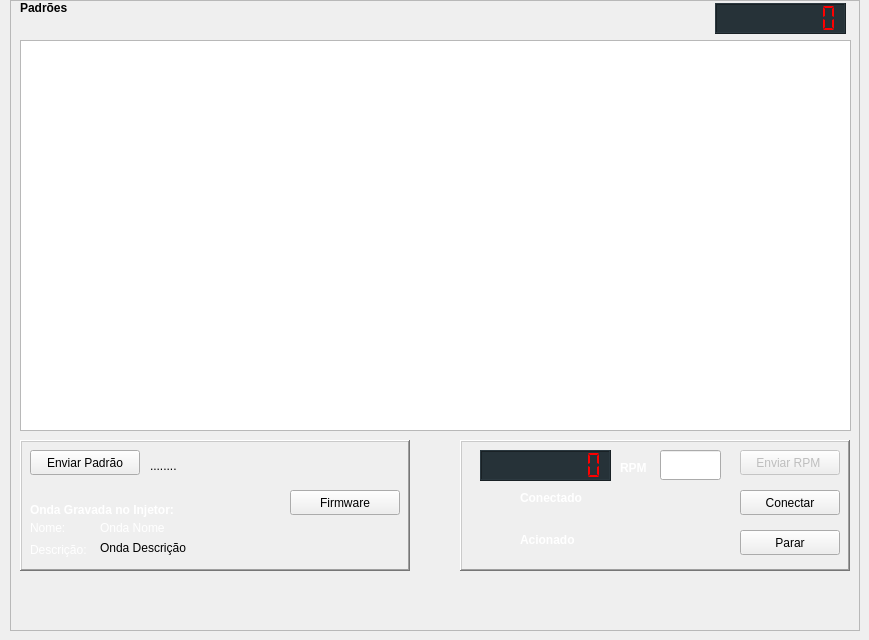
    <widget class="QWidget" name="tabPrincipal">
     <attribute name="title">
      <string>Injetor</string>
     </attribute>
     <widget class="QFrame" name="frame">
      <property name="enabled">
       <bool>true</bool>
      </property>
      <property name="geometry">
       <rect>
        <x>10</x>
        <y>0</y>
        <width>850</width>
        <height>631</height>
       </rect>
      </property>
      <property name="sizePolicy">
       <sizepolicy hsizetype="Expanding" vsizetype="Expanding">
        <horstretch>0</horstretch>
        <verstretch>0</verstretch>
       </sizepolicy>
      </property>
      <property name="styleSheet">
       <string notr="true"/>
      </property>
      <property name="frameShape">
       <enum>QFrame::StyledPanel</enum>
      </property>
      <property name="frameShadow">
       <enum>QFrame::Raised</enum>
      </property>
      <widget class="QLabel" name="label">
       <property name="geometry">
        <rect>
         <x>10</x>
         <y>0</y>
         <width>71</width>
         <height>16</height>
        </rect>
       </property>
       <property name="font">
        <font>
         <weight>75</weight>
         <bold>true</bold>
        </font>
       </property>
       <property name="text">
        <string>Padrões </string>
       </property>
      </widget>
      <widget class="QLCDNumber" name="lcdTime">
       <property name="geometry">
        <rect>
         <x>705</x>
         <y>3</y>
         <width>131</width>
         <height>31</height>
        </rect>
       </property>
       <property name="palette">
        <palette>
         <active>
          <colorrole role="WindowText">
           <brush brushstyle="SolidPattern">
            <color alpha="255">
             <red>255</red>
             <green>0</green>
             <blue>0</blue>
            </color>
           </brush>
          </colorrole>
          <colorrole role="Button">
           <brush brushstyle="SolidPattern">
            <color alpha="255">
             <red>38</red>
             <green>50</green>
             <blue>56</blue>
            </color>
           </brush>
          </colorrole>
          <colorrole role="Text">
           <brush brushstyle="SolidPattern">
            <color alpha="255">
             <red>255</red>
             <green>0</green>
             <blue>0</blue>
            </color>
           </brush>
          </colorrole>
          <colorrole role="ButtonText">
           <brush brushstyle="SolidPattern">
            <color alpha="255">
             <red>255</red>
             <green>0</green>
             <blue>0</blue>
            </color>
           </brush>
          </colorrole>
          <colorrole role="Base">
           <brush brushstyle="SolidPattern">
            <color alpha="255">
             <red>38</red>
             <green>50</green>
             <blue>56</blue>
            </color>
           </brush>
          </colorrole>
          <colorrole role="Window">
           <brush brushstyle="SolidPattern">
            <color alpha="255">
             <red>38</red>
             <green>50</green>
             <blue>56</blue>
            </color>
           </brush>
          </colorrole>
         </active>
         <inactive>
          <colorrole role="WindowText">
           <brush brushstyle="SolidPattern">
            <color alpha="255">
             <red>255</red>
             <green>0</green>
             <blue>0</blue>
            </color>
           </brush>
          </colorrole>
          <colorrole role="Button">
           <brush brushstyle="SolidPattern">
            <color alpha="255">
             <red>38</red>
             <green>50</green>
             <blue>56</blue>
            </color>
           </brush>
          </colorrole>
          <colorrole role="Text">
           <brush brushstyle="SolidPattern">
            <color alpha="255">
             <red>255</red>
             <green>0</green>
             <blue>0</blue>
            </color>
           </brush>
          </colorrole>
          <colorrole role="ButtonText">
           <brush brushstyle="SolidPattern">
            <color alpha="255">
             <red>255</red>
             <green>0</green>
             <blue>0</blue>
            </color>
           </brush>
          </colorrole>
          <colorrole role="Base">
           <brush brushstyle="SolidPattern">
            <color alpha="255">
             <red>38</red>
             <green>50</green>
             <blue>56</blue>
            </color>
           </brush>
          </colorrole>
          <colorrole role="Window">
           <brush brushstyle="SolidPattern">
            <color alpha="255">
             <red>38</red>
             <green>50</green>
             <blue>56</blue>
            </color>
           </brush>
          </colorrole>
         </inactive>
         <disabled>
          <colorrole role="WindowText">
           <brush brushstyle="SolidPattern">
            <color alpha="255">
             <red>255</red>
             <green>0</green>
             <blue>0</blue>
            </color>
           </brush>
          </colorrole>
          <colorrole role="Button">
           <brush brushstyle="SolidPattern">
            <color alpha="255">
             <red>38</red>
             <green>50</green>
             <blue>56</blue>
            </color>
           </brush>
          </colorrole>
          <colorrole role="Text">
           <brush brushstyle="SolidPattern">
            <color alpha="255">
             <red>255</red>
             <green>0</green>
             <blue>0</blue>
            </color>
           </brush>
          </colorrole>
          <colorrole role="ButtonText">
           <brush brushstyle="SolidPattern">
            <color alpha="255">
             <red>255</red>
             <green>0</green>
             <blue>0</blue>
            </color>
           </brush>
          </colorrole>
          <colorrole role="Base">
           <brush brushstyle="SolidPattern">
            <color alpha="255">
             <red>38</red>
             <green>50</green>
             <blue>56</blue>
            </color>
           </brush>
          </colorrole>
          <colorrole role="Window">
           <brush brushstyle="SolidPattern">
            <color alpha="255">
             <red>38</red>
             <green>50</green>
             <blue>56</blue>
            </color>
           </brush>
          </colorrole>
         </disabled>
        </palette>
       </property>
       <property name="font">
        <font>
         <weight>50</weight>
         <bold>false</bold>
        </font>
       </property>
       <property name="styleSheet">
        <string notr="true">border-color: rgb(195, 195, 195);
color: rgb(255, 0, 0);
background-color: rgb(38, 50, 56);</string>
       </property>
       <property name="digitCount">
        <number>8</number>
       </property>
       <property name="segmentStyle">
        <enum>QLCDNumber::Flat</enum>
       </property>
      </widget>
      <widget class="QTableView" name="tableChoose">
       <property name="geometry">
        <rect>
         <x>10</x>
         <y>40</y>
         <width>831</width>
         <height>391</height>
        </rect>
       </property>
       <property name="sizePolicy">
        <sizepolicy hsizetype="Fixed" vsizetype="Fixed">
         <horstretch>0</horstretch>
         <verstretch>0</verstretch>
        </sizepolicy>
       </property>
       <property name="autoFillBackground">
        <bool>true</bool>
       </property>
       <property name="styleSheet">
        <string notr="true"/>
       </property>
       <property name="editTriggers">
        <set>QAbstractItemView::NoEditTriggers</set>
       </property>
       <property name="alternatingRowColors">
        <bool>true</bool>
       </property>
       <property name="selectionMode">
        <enum>QAbstractItemView::SingleSelection</enum>
       </property>
      </widget>
      <widget class="QFrame" name="frame_13">
       <property name="geometry">
        <rect>
         <x>10</x>
         <y>440</y>
         <width>390</width>
         <height>131</height>
        </rect>
       </property>
       <property name="styleSheet">
        <string notr="true"/>
       </property>
       <property name="frameShape">
        <enum>QFrame::WinPanel</enum>
       </property>
       <property name="frameShadow">
        <enum>QFrame::Raised</enum>
       </property>
       <widget class="QLabel" name="lbl_onda_nome">
        <property name="geometry">
         <rect>
          <x>80</x>
          <y>80</y>
          <width>201</width>
          <height>16</height>
         </rect>
        </property>
        <property name="styleSheet">
         <string notr="true">color: rgb(255, 255, 255);</string>
        </property>
        <property name="text">
         <string>Onda Nome</string>
        </property>
       </widget>
       <widget class="QLabel" name="lbl_onda_desc">
        <property name="geometry">
         <rect>
          <x>80</x>
          <y>100</y>
          <width>200</width>
          <height>16</height>
         </rect>
        </property>
        <property name="styleSheet">
         <string notr="true"/>
        </property>
        <property name="text">
         <string>Onda Descrição</string>
        </property>
       </widget>
       <widget class="QLabel" name="label_33">
        <property name="geometry">
         <rect>
          <x>10</x>
          <y>100</y>
          <width>61</width>
          <height>20</height>
         </rect>
        </property>
        <property name="styleSheet">
         <string notr="true">color: rgb(255, 255, 255);</string>
        </property>
        <property name="text">
         <string>Descrição:</string>
        </property>
       </widget>
       <widget class="QLabel" name="label_32">
        <property name="geometry">
         <rect>
          <x>10</x>
          <y>80</y>
          <width>41</width>
          <height>16</height>
         </rect>
        </property>
        <property name="styleSheet">
         <string notr="true">color: rgb(255, 255, 255);</string>
        </property>
        <property name="text">
         <string>Nome:</string>
        </property>
       </widget>
       <widget class="QLabel" name="label_23">
        <property name="geometry">
         <rect>
          <x>10</x>
          <y>60</y>
          <width>161</width>
          <height>21</height>
         </rect>
        </property>
        <property name="font">
         <font>
          <weight>75</weight>
          <bold>true</bold>
         </font>
        </property>
        <property name="styleSheet">
         <string notr="true">color: rgb(255, 255, 255);</string>
        </property>
        <property name="text">
         <string>&lt;html&gt;&lt;head/&gt;&lt;body&gt;&lt;p&gt;Onda Gravada no Injetor: &lt;/p&gt;&lt;/body&gt;&lt;/html&gt;</string>
        </property>
       </widget>
       <widget class="QPushButton" name="btn_nw_send">
        <property name="geometry">
         <rect>
          <x>10</x>
          <y>10</y>
          <width>110</width>
          <height>25</height>
         </rect>
        </property>
        <property name="styleSheet">
         <string notr="true"/>
        </property>
        <property name="text">
         <string>Enviar Padrão</string>
        </property>
       </widget>
       <widget class="QLabel" name="lbl_to_send">
        <property name="geometry">
         <rect>
          <x>130</x>
          <y>15</y>
          <width>241</width>
          <height>21</height>
         </rect>
        </property>
        <property name="text">
         <string>........</string>
        </property>
       </widget>
       <widget class="QPushButton" name="btn_firmware">
        <property name="geometry">
         <rect>
          <x>270</x>
          <y>50</y>
          <width>110</width>
          <height>25</height>
         </rect>
        </property>
        <property name="text">
         <string>Firmware</string>
        </property>
       </widget>
      </widget>
      <widget class="QFrame" name="frame_14">
       <property name="geometry">
        <rect>
         <x>450</x>
         <y>440</y>
         <width>390</width>
         <height>131</height>
        </rect>
       </property>
       <property name="autoFillBackground">
        <bool>false</bool>
       </property>
       <property name="styleSheet">
        <string notr="true"/>
       </property>
       <property name="frameShape">
        <enum>QFrame::WinPanel</enum>
       </property>
       <property name="frameShadow">
        <enum>QFrame::Raised</enum>
       </property>
       <property name="lineWidth">
        <number>5</number>
       </property>
       <widget class="QLCDNumber" name="lcdRpm">
        <property name="geometry">
         <rect>
          <x>20</x>
          <y>10</y>
          <width>131</width>
          <height>31</height>
         </rect>
        </property>
        <property name="palette">
         <palette>
          <active>
           <colorrole role="WindowText">
            <brush brushstyle="SolidPattern">
             <color alpha="255">
              <red>255</red>
              <green>0</green>
              <blue>0</blue>
             </color>
            </brush>
           </colorrole>
           <colorrole role="Button">
            <brush brushstyle="SolidPattern">
             <color alpha="255">
              <red>38</red>
              <green>50</green>
              <blue>56</blue>
             </color>
            </brush>
           </colorrole>
           <colorrole role="Text">
            <brush brushstyle="SolidPattern">
             <color alpha="255">
              <red>255</red>
              <green>0</green>
              <blue>0</blue>
             </color>
            </brush>
           </colorrole>
           <colorrole role="ButtonText">
            <brush brushstyle="SolidPattern">
             <color alpha="255">
              <red>255</red>
              <green>0</green>
              <blue>0</blue>
             </color>
            </brush>
           </colorrole>
           <colorrole role="Base">
            <brush brushstyle="SolidPattern">
             <color alpha="255">
              <red>38</red>
              <green>50</green>
              <blue>56</blue>
             </color>
            </brush>
           </colorrole>
           <colorrole role="Window">
            <brush brushstyle="SolidPattern">
             <color alpha="255">
              <red>38</red>
              <green>50</green>
              <blue>56</blue>
             </color>
            </brush>
           </colorrole>
          </active>
          <inactive>
           <colorrole role="WindowText">
            <brush brushstyle="SolidPattern">
             <color alpha="255">
              <red>255</red>
              <green>0</green>
              <blue>0</blue>
             </color>
            </brush>
           </colorrole>
           <colorrole role="Button">
            <brush brushstyle="SolidPattern">
             <color alpha="255">
              <red>38</red>
              <green>50</green>
              <blue>56</blue>
             </color>
            </brush>
           </colorrole>
           <colorrole role="Text">
            <brush brushstyle="SolidPattern">
             <color alpha="255">
              <red>255</red>
              <green>0</green>
              <blue>0</blue>
             </color>
            </brush>
           </colorrole>
           <colorrole role="ButtonText">
            <brush brushstyle="SolidPattern">
             <color alpha="255">
              <red>255</red>
              <green>0</green>
              <blue>0</blue>
             </color>
            </brush>
           </colorrole>
           <colorrole role="Base">
            <brush brushstyle="SolidPattern">
             <color alpha="255">
              <red>38</red>
              <green>50</green>
              <blue>56</blue>
             </color>
            </brush>
           </colorrole>
           <colorrole role="Window">
            <brush brushstyle="SolidPattern">
             <color alpha="255">
              <red>38</red>
              <green>50</green>
              <blue>56</blue>
             </color>
            </brush>
           </colorrole>
          </inactive>
          <disabled>
           <colorrole role="WindowText">
            <brush brushstyle="SolidPattern">
             <color alpha="255">
              <red>255</red>
              <green>0</green>
              <blue>0</blue>
             </color>
            </brush>
           </colorrole>
           <colorrole role="Button">
            <brush brushstyle="SolidPattern">
             <color alpha="255">
              <red>38</red>
              <green>50</green>
              <blue>56</blue>
             </color>
            </brush>
           </colorrole>
           <colorrole role="Text">
            <brush brushstyle="SolidPattern">
             <color alpha="255">
              <red>255</red>
              <green>0</green>
              <blue>0</blue>
             </color>
            </brush>
           </colorrole>
           <colorrole role="ButtonText">
            <brush brushstyle="SolidPattern">
             <color alpha="255">
              <red>255</red>
              <green>0</green>
              <blue>0</blue>
             </color>
            </brush>
           </colorrole>
           <colorrole role="Base">
            <brush brushstyle="SolidPattern">
             <color alpha="255">
              <red>38</red>
              <green>50</green>
              <blue>56</blue>
             </color>
            </brush>
           </colorrole>
           <colorrole role="Window">
            <brush brushstyle="SolidPattern">
             <color alpha="255">
              <red>38</red>
              <green>50</green>
              <blue>56</blue>
             </color>
            </brush>
           </colorrole>
          </disabled>
         </palette>
        </property>
        <property name="font">
         <font>
          <weight>50</weight>
          <bold>false</bold>
         </font>
        </property>
        <property name="styleSheet">
         <string notr="true">border-color: rgb(195, 195, 195);
color: rgb(255, 0, 0);
background-color: rgb(38, 50, 56);</string>
        </property>
        <property name="frameShape">
         <enum>QFrame::Box</enum>
        </property>
        <property name="digitCount">
         <number>8</number>
        </property>
        <property name="segmentStyle">
         <enum>QLCDNumber::Flat</enum>
        </property>
       </widget>
       <widget class="QLabel" name="lbl_conected_3">
        <property name="geometry">
         <rect>
          <x>60</x>
          <y>92</y>
          <width>71</width>
          <height>16</height>
         </rect>
        </property>
        <property name="font">
         <font>
          <weight>75</weight>
          <bold>true</bold>
         </font>
        </property>
        <property name="styleSheet">
         <string notr="true">color: rgb(255, 255, 255);</string>
        </property>
        <property name="text">
         <string>Acionado</string>
        </property>
       </widget>
       <widget class="QLabel" name="label_led_stop">
        <property name="enabled">
         <bool>true</bool>
        </property>
        <property name="geometry">
         <rect>
          <x>20</x>
          <y>90</y>
          <width>21</width>
          <height>20</height>
         </rect>
        </property>
        <property name="text">
         <string/>
        </property>
        <property name="pixmap">
         <pixmap>icons/led-red-on.png</pixmap>
        </property>
        <property name="scaledContents">
         <bool>true</bool>
        </property>
       </widget>
       <widget class="QLabel" name="label_led_go">
        <property name="enabled">
         <bool>true</bool>
        </property>
        <property name="geometry">
         <rect>
          <x>20</x>
          <y>90</y>
          <width>21</width>
          <height>20</height>
         </rect>
        </property>
        <property name="text">
         <string/>
        </property>
        <property name="pixmap">
         <pixmap>icons/black-led-on.png</pixmap>
        </property>
        <property name="scaledContents">
         <bool>true</bool>
        </property>
       </widget>
       <widget class="QPushButton" name="btnStopGo">
        <property name="geometry">
         <rect>
          <x>280</x>
          <y>90</y>
          <width>100</width>
          <height>25</height>
         </rect>
        </property>
        <property name="sizePolicy">
         <sizepolicy hsizetype="Fixed" vsizetype="Fixed">
          <horstretch>0</horstretch>
          <verstretch>0</verstretch>
         </sizepolicy>
        </property>
        <property name="styleSheet">
         <string notr="true"/>
        </property>
        <property name="text">
         <string>Parar</string>
        </property>
       </widget>
       <widget class="QPushButton" name="btn_new_rpm">
        <property name="enabled">
         <bool>false</bool>
        </property>
        <property name="geometry">
         <rect>
          <x>280</x>
          <y>10</y>
          <width>100</width>
          <height>25</height>
         </rect>
        </property>
        <property name="styleSheet">
         <string notr="true"/>
        </property>
        <property name="text">
         <string>Enviar RPM </string>
        </property>
       </widget>
       <widget class="QLineEdit" name="line_new_rpm">
        <property name="geometry">
         <rect>
          <x>200</x>
          <y>10</y>
          <width>61</width>
          <height>30</height>
         </rect>
        </property>
        <property name="font">
         <font>
          <pointsize>14</pointsize>
          <weight>50</weight>
          <bold>false</bold>
         </font>
        </property>
        <property name="layoutDirection">
         <enum>Qt::LeftToRight</enum>
        </property>
        <property name="styleSheet">
         <string notr="true"/>
        </property>
        <property name="inputMask">
         <string>99999</string>
        </property>
        <property name="alignment">
         <set>Qt::AlignRight|Qt::AlignTrailing|Qt::AlignVCenter</set>
        </property>
       </widget>
       <widget class="QPushButton" name="btnConnect">
        <property name="geometry">
         <rect>
          <x>280</x>
          <y>50</y>
          <width>100</width>
          <height>25</height>
         </rect>
        </property>
        <property name="styleSheet">
         <string notr="true"/>
        </property>
        <property name="text">
         <string>Conectar</string>
        </property>
        <property name="flat">
         <bool>false</bool>
        </property>
       </widget>
       <widget class="QLabel" name="lbl_conected">
        <property name="geometry">
         <rect>
          <x>60</x>
          <y>50</y>
          <width>71</width>
          <height>16</height>
         </rect>
        </property>
        <property name="font">
         <font>
          <weight>75</weight>
          <bold>true</bold>
         </font>
        </property>
        <property name="styleSheet">
         <string notr="true">color: rgb(255, 255, 255);</string>
        </property>
        <property name="text">
         <string>Conectado</string>
        </property>
       </widget>
       <widget class="QLabel" name="label_led_connected_2">
        <property name="enabled">
         <bool>true</bool>
        </property>
        <property name="geometry">
         <rect>
          <x>20</x>
          <y>50</y>
          <width>21</width>
          <height>20</height>
         </rect>
        </property>
        <property name="text">
         <string/>
        </property>
        <property name="pixmap">
         <pixmap>icons/blue-led-on.png</pixmap>
        </property>
        <property name="scaledContents">
         <bool>true</bool>
        </property>
       </widget>
       <widget class="QLabel" name="label_led_connected">
        <property name="enabled">
         <bool>true</bool>
        </property>
        <property name="geometry">
         <rect>
          <x>20</x>
          <y>50</y>
          <width>21</width>
          <height>20</height>
         </rect>
        </property>
        <property name="text">
         <string/>
        </property>
        <property name="pixmap">
         <pixmap>icons/black-led-on.png</pixmap>
        </property>
        <property name="scaledContents">
         <bool>true</bool>
        </property>
       </widget>
       <widget class="QLabel" name="lbl_conected_2">
        <property name="geometry">
         <rect>
          <x>160</x>
          <y>20</y>
          <width>31</width>
          <height>16</height>
         </rect>
        </property>
        <property name="font">
         <font>
          <weight>75</weight>
          <bold>true</bold>
         </font>
        </property>
        <property name="styleSheet">
         <string notr="true">color: rgb(255, 255, 255);</string>
        </property>
        <property name="text">
         <string>RPM</string>
        </property>
       </widget>
       <zorder>lcdRpm</zorder>
       <zorder>lbl_conected_3</zorder>
       <zorder>label_led_go</zorder>
       <zorder>label_led_stop</zorder>
       <zorder>btnStopGo</zorder>
       <zorder>btn_new_rpm</zorder>
       <zorder>line_new_rpm</zorder>
       <zorder>btnConnect</zorder>
       <zorder>lbl_conected</zorder>
       <zorder>label_led_connected</zorder>
       <zorder>label_led_connected_2</zorder>
       <zorder>lbl_conected_2</zorder>
      </widget>
     </widget>
    </widget>
